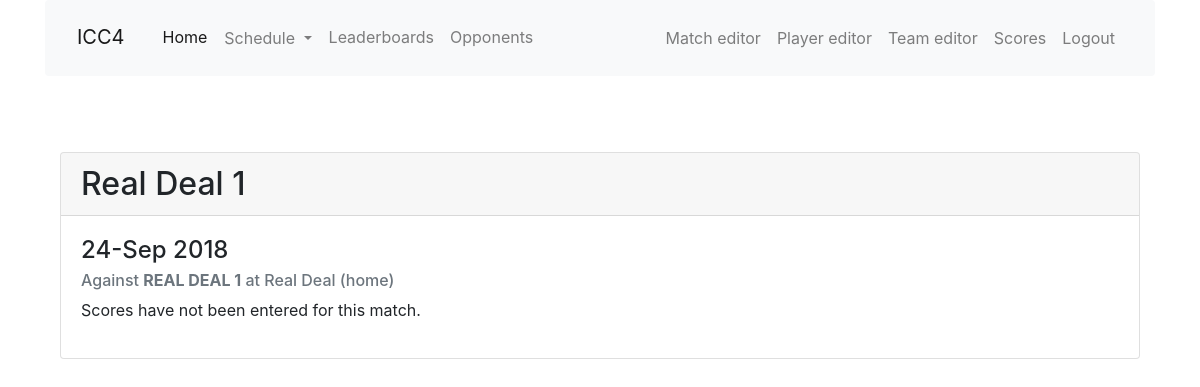
/match/1, run on an earlier commit of the app's database.
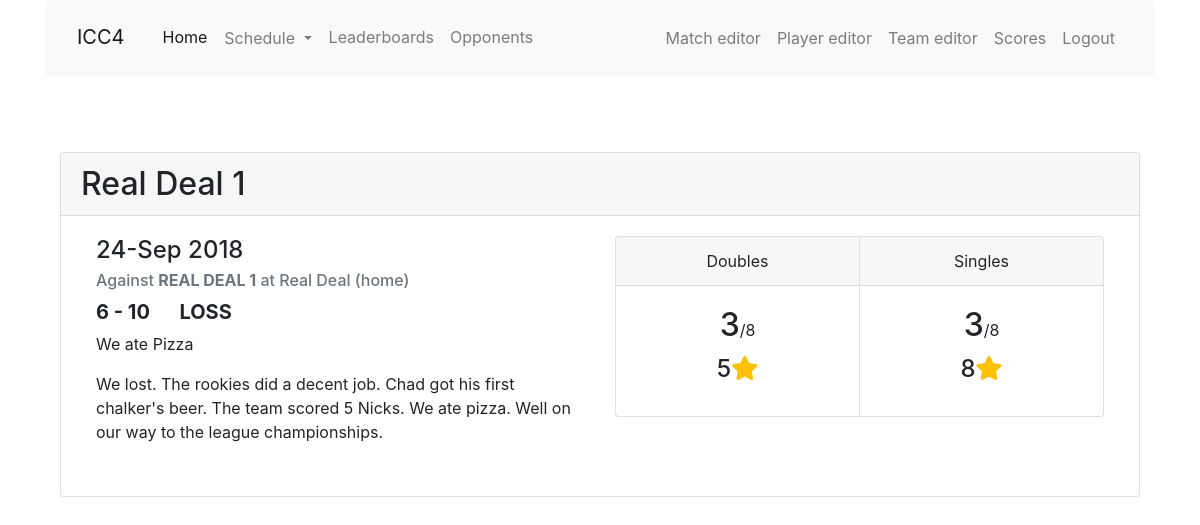
And on a later commit of the database.
### app/models.py (models this page shows, shortened)
class Match(db.Model):
    id = db.Column(db.Integer, primary_key=True)
    opponent_id = db.Column(db.Integer, db. ForeignKey('team.id'))
    opponent = db.relationship('Team', back_populates='matches')
    date = db.Column(db.Date, index=True, default=date.today())
    location = db.Column(db.String(64))
    home_away = db.Column(db.String(32), index=True)
    match_type = db.Column(db.String(32), index=True)
    games = db.relationship('Game', back_populates='match', lazy='dynamic')
    team_score = db.Column(db.Integer, index=True)
    opponent_score = db.Column(db.Integer, index=True)
    win = db.Column(db.Boolean, index=True, default=None)
    overtime = db.Column(db.Boolean, index=True, default=False)
    match_summary = db.Column(db.String(512))
    food = db.Column(db.String(128))
    match_stats = db.relationship('MatchStats', uselist=False, back_populates='match')
    high_scores = db.relationship('HighScore', back_populates='match', lazy='dynamic')
    low_scores = db.relationship('LowScore', back_populates='match', lazy='dynamic')
    @hybrid_property
    def season(self):
        return season_from_date(self.date)

class Team(db.Model):
    id = db.Column(db.Integer, primary_key=True)
    name = db.Column(db.String(64), index=True, unique=True)
    home_location = db.Column(db.String(64), index=True)
    address = db.Column(db.String(128), index=True)
    matches = db.relationship('Match', back_populates='opponent', lazy='dynamic')

class MatchStats(db.Model):
    id = db.Column(db.Integer, primary_key=True)
    match_id = db.Column(db.Integer, db.ForeignKey('match.id'))
    match = db.relationship('Match', back_populates='match_stats')
    wins_s5 = db.Column(db.Integer)
    wins_d5 = db.Column(db.Integer)
    wins_d7 = db.Column(db.Integer)
    stars_s5 = db.Column(db.Integer)
    stars_d5 = db.Column(db.Integer)
    stars_d7 = db.Column(db.Integer)

### app/main/routes.py (the view)
@bp.route('/match/<id>',  methods=['GET', 'POST'])
def match(id):
    match = Match.query.filter_by(id=id).first_or_404()
    return render_template('match.html', match=match)

### app/templates/match.html (shortened to what this page needs)
{% extends "base.html" %}
{% import 'bootstrap/wtf.html' as wtf %}
{% block app_content %}
<div class="col-12 mt-2 mx-auto">
  <div class="card h-100">
    <h2 class="card-header">{{ match.opponent.name }}</h2>
    <div class="card-body col-xs-12">
      {% if match.win==None %}
      <h4 class="card-title">{{ match.date.strftime('%d-%b %Y') }}</h4>
      <h6 class="card-subtitle mb-2 text-muted">Against <a class="font-weight-bold text-uppercase">{{ match.opponent.name }}</a> at {{ match.opponent.home_location }} ({{ match.home_away }})</h6>
      <p>Scores have not been entered for this match.</p>
      {% else %}
      <div class="col-xs-12 col-md-6">
        <h4 class="card-title">{{ match.date.strftime('%d-%b %Y') }}</h4>
        <h6 class="card-subtitle mb-2 text-muted">Against <a class="font-weight-bold text-uppercase">{{ match.opponent.name }}</a> at {{ match.opponent.home_location }} ({{ match.home_away }})</h6>
        <p class="h5 font-weight-bold text-uppercase">{{ match.team_score }} - {{ match.opponent_score }} &emsp;
        {% if match.win %}Win
        {% else %}Loss{% endif %}</p>
        <p>We ate {{ match.food }}</p>
        <p>{{ match.match_summary }}</p>
      </div>
      <div class="card-group col-xs-12 col-md-6">
        <div class="card text-center">
          <div class="card-header">
            Doubles
          </div>
          <div class="card-body">
            <a class="h2 card-title">{{ match.match_stats.wins_d7 + match.match_stats.wins_d5 }}</a><a class="card-text">/8</a><br>
            <p class="h4 card-title">{{ match.match_stats.stars_d7 + match.match_stats.stars_d5 }}<i class="fa fa-star text-warning"></i></p>
          </div>
        </div>
        <div class="card text-center">
          <div class="card-header">
            Singles
          </div>
          <div class="card-body">
            <a class="h2 card-title">{{ match.match_stats.wins_s5 }}</a><a class="card-text">/8</a><br>
            <p class="h4 card-title">{{ match.match_stats.stars_s5 }}<i class="fa fa-star text-warning"></i></p>
          </div>
        </div>
      </div>
      {% endif %}
    </div>
  </div>
</div>
{% endblock %}

What changed in the data, as far as the page shows it:
changed Match "home": win empty → False (drawn); team_score (not shown) → "6"; opponent_score (not shown) → "10"; food (not shown) → "Pizza"; match_summary (not shown) → "We lost. The rookies did a decent job. Chad got his first chalker's beer. The team scored 5 Nicks. We ate pizza. Well on our way to the league championships."
added MatchStats: match.match_stats.wins_d7+match.match_stats.wins_d5 "3", match.match_stats.stars_d7+match.match_stats.stars_d5 "5", match_stats.wins_s5 "3", match_stats.stars_s5 "8"
Also different on the page:
text no longer shown: "Scores have not been entered for this match."
text now shown: "- LOSS We ate Doubles /8 Singles /8"
